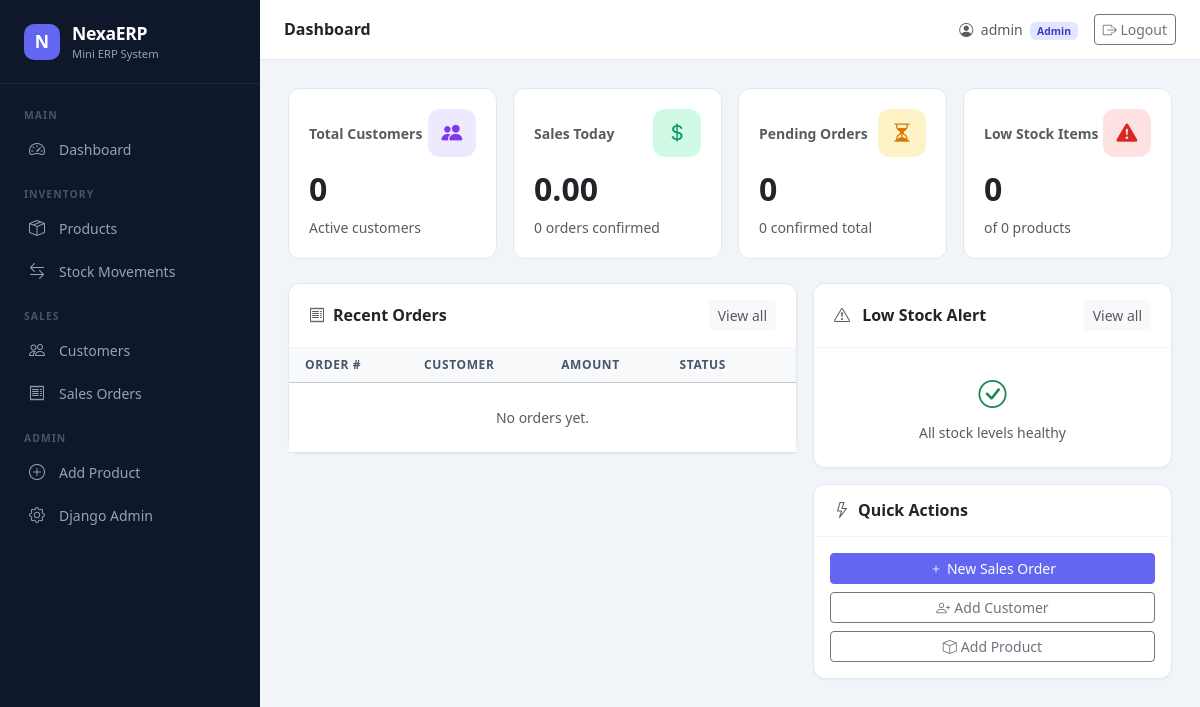
Before: /accounts/dashboard/ (signed in) with the older database file.
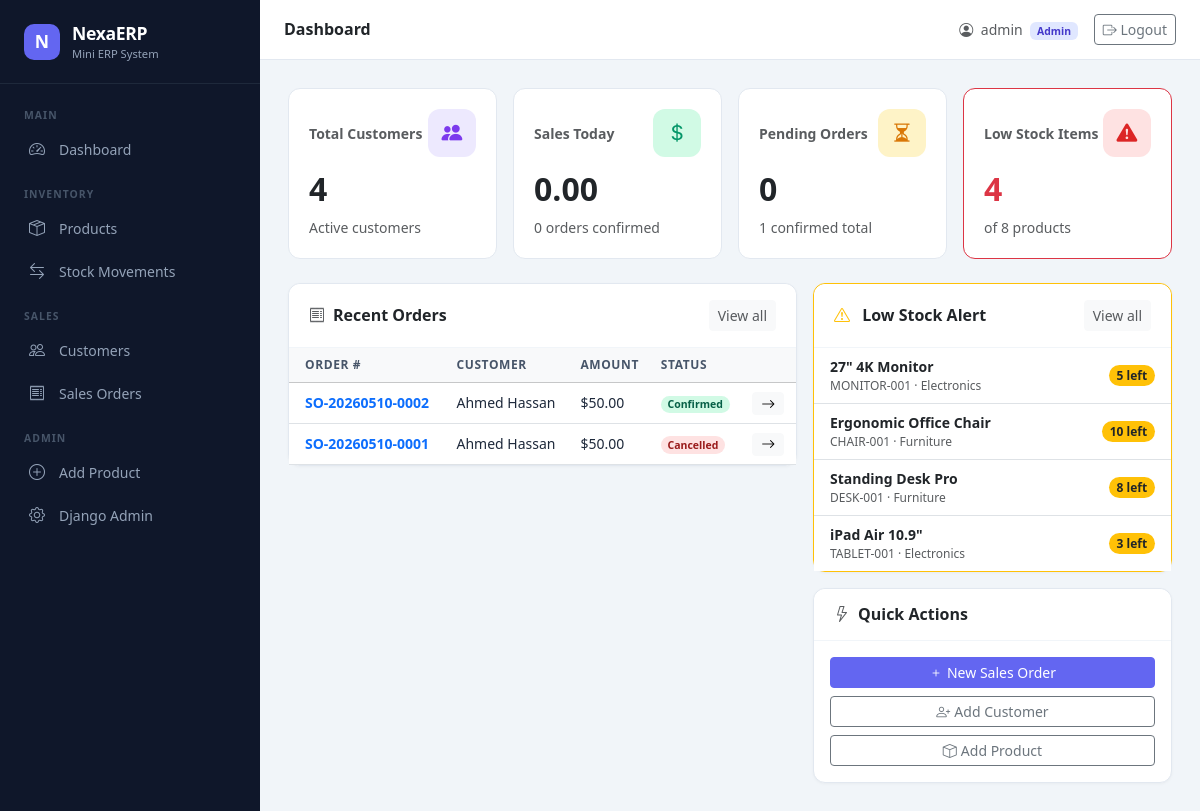
After: the same page with the newer database file.
### orders/models.py (models this page shows, shortened)
class SalesOrder(models.Model):
    STATUS_CHOICES = [
        ('pending', 'Pending'),
        ('confirmed', 'Confirmed'),
        ('cancelled', 'Cancelled'),
    ]
    order_number = models.CharField(max_length=50, unique=True, editable=False)
    customer = models.ForeignKey('customers.Customer', on_delete=models.PROTECT)
    order_date = models.DateField(default=timezone.now)
    created_by = models.ForeignKey(User, on_delete=models.PROTECT, related_name='created_orders')
    status = models.CharField(max_length=20, choices=STATUS_CHOICES, default='pending')
    total_amount = models.DecimalField(max_digits=14, decimal_places=2, default=0)
    notes = models.TextField(blank=True)
    created_at = models.DateTimeField(auto_now_add=True)
    updated_at = models.DateTimeField(auto_now=True)
    class Meta:
        ordering = ['-created_at']

### customers/models.py (models this page shows, shortened)
class Customer(models.Model):
    customer_code = models.CharField(max_length=50, unique=True)
    name = models.CharField(max_length=255)
    phone = models.CharField(max_length=20, blank=True)
    address = models.TextField(blank=True)
    email = models.EmailField(blank=True)
    opening_balance = models.DecimalField(max_digits=12, decimal_places=2, default=0)
    is_active = models.BooleanField(default=True)
    created_at = models.DateTimeField(auto_now_add=True)
    updated_at = models.DateTimeField(auto_now=True)
    class Meta:
        ordering = ['name']

### products/models.py (models this page shows, shortened)
class Product(models.Model):
    sku = models.CharField(max_length=100, unique=True)
    name = models.CharField(max_length=255)
    category = models.CharField(max_length=100)
    cost_price = models.DecimalField(max_digits=12, decimal_places=2)
    selling_price = models.DecimalField(max_digits=12, decimal_places=2)
    stock_qty = models.IntegerField(default=0)
    image = models.ImageField(upload_to='products/', blank=True, null=True)
    is_active = models.BooleanField(default=True)
    created_at = models.DateTimeField(auto_now_add=True)
    updated_at = models.DateTimeField(auto_now=True)
    class Meta:
        ordering = ['name']

### accounts/views/dashboard_views.py (the view)
# urls.py: path('dashboard/', dashboard_views.DashboardView.as_view(), name='dashboard'),
class DashboardView(LoginRequiredMixin, TemplateView):
    template_name = 'dashboard.html'
    def get_context_data(self, **kwargs):
        context = super().get_context_data(**kwargs)
        context.update(DashboardService.get_stats())
        return context

### accounts/templates/dashboard.html (shortened to what the changed rows need)
{% extends "base.html" %}
{% load humanize %}
{% block content %}
<div class="row g-3 mb-4">
    <div class="col-sm-6 col-xl-3">
        <div class="stat-card">
            <div class="d-flex align-items-center justify-content-between mb-2">
                <span class="text-muted small fw-semibold">Total Customers</span>
                <div class="stat-icon" style="background:#ede9fe;color:#7c3aed"><i class="bi bi-people-fill"></i></div>
            </div>
            <div class="fs-2 fw-bold text-dark">{{ total_customers }}</div>
            <div class="text-muted small mt-1">Active customers</div>
        </div>
    </div>
    <div class="col-sm-6 col-xl-3">
        <div class="stat-card">
            <div class="d-flex align-items-center justify-content-between mb-2">
                <span class="text-muted small fw-semibold">Pending Orders</span>
                <div class="stat-icon" style="background:#fef3c7;color:#d97706"><i class="bi bi-hourglass-split"></i></div>
            </div>
            <div class="fs-2 fw-bold text-dark">{{ pending_orders }}</div>
            <div class="text-muted small mt-1">{{ confirmed_orders }} confirmed total</div>
        </div>
    </div>
    <div class="col-sm-6 col-xl-3">
        <div class="stat-card {% if low_stock_count > 0 %}border-danger{% endif %}">
            <div class="d-flex align-items-center justify-content-between mb-2">
                <span class="text-muted small fw-semibold">Low Stock Items</span>
                <div class="stat-icon" style="background:#fee2e2;color:#dc2626"><i class="bi bi-exclamation-triangle-fill"></i></div>
            </div>
            <div class="fs-2 fw-bold {% if low_stock_count > 0 %}text-danger{% else %}text-dark{% endif %}">{{ low_stock_count }}</div>
            <div class="text-muted small mt-1">of {{ total_products }} products</div>
        </div>
    </div>
</div>
<div class="row g-3">
    <div class="col-lg-7">
        <div class="card">
            <div class="card-body p-0">
                <table class="table table-hover mb-0">
                    <thead class="table-light">
                        <tr>
                            <th class="ps-3">Order #</th>
                            <th>Customer</th>
                            <th>Amount</th>
                            <th>Status</th>
                            <th></th>
                        </tr>
                    </thead>
                    <tbody>
                        {% for order in recent_orders %}
                        <tr>
                            <td class="ps-3 fw-semibold text-primary">{{ order.order_number }}</td>
                            <td>{{ order.customer.name }}</td>
                            <td>${{ order.total_amount|floatformat:2|intcomma }}</td>
                            <td>
                                <span class="badge rounded-pill badge-{{ order.status }}">
                                    {{ order.get_status_display }}
                                </span>
                            </td>
                            <td>
                                <a href="{% url 'order_detail' order.pk %}" class="btn btn-sm btn-light py-0 px-2">
                                    <i class="bi bi-arrow-right"></i>
                                </a>
                            </td>
                        </tr>
                        {% empty %}
                        <tr><td colspan="5" class="text-center text-muted py-4">No orders yet.</td></tr>
                        {% endfor %}
                    </tbody>
                </table>
            </div>
        </div>
    </div>
    <div class="col-lg-5">
        <div class="card {% if low_stock_count > 0 %}border-warning{% endif %}">
            <div class="card-header d-flex align-items-center justify-content-between">
                <h6 class="mb-0 fw-semibold">
                    <i class="bi bi-exclamation-triangle me-2 {% if low_stock_count > 0 %}text-warning{% else %}text-muted{% endif %}"></i>
                    Low Stock Alert
                </h6>
            </div>
            <div class="card-body p-0">
                {% if low_stock_products %}
                <ul class="list-group list-group-flush">
                    {% for product in low_stock_products %}
                    <li class="list-group-item d-flex align-items-center justify-content-between py-2 px-3">
                        <div>
                            <div class="fw-semibold small">{{ product.name }}</div>
                            <div class="text-muted" style="font-size:0.75rem">{{ product.sku }} · {{ product.category }}</div>
                        </div>
                        <span class="badge {% if product.stock_qty == 0 %}bg-danger{% else %}bg-warning text-dark{% endif %} rounded-pill">
                            {{ product.stock_qty }} left
                        </span>
                    </li>
                    {% endfor %}
                </ul>
                {% else %}
                <div class="text-center text-muted py-4">
                    <i class="bi bi-check-circle text-success fs-3"></i>
                    <div class="small mt-2">All stock levels healthy</div>
                </div>
                {% endif %}
            </div>
        </div>
    </div>
</div>
{% endblock %}

Changed rows visible on the page:
added SalesOrder: order_number "SO-20260510-0002", customer.name "Ahmed Hassan", total_amount "50.00", status "Confirmed"
added SalesOrder: order_number "SO-20260510-0001", customer.name "Ahmed Hassan", total_amount "50.00", status "Cancelled"
added Product: name "27\" 4K Monitor", sku "MONITOR-001", category "Electronics", stock_qty "5"
added Product: name "Ergonomic Office Chair", sku "CHAIR-001", category "Furniture", stock_qty "10"
added Product: name "Standing Desk Pro", sku "DESK-001", category "Furniture", stock_qty "8"
added Product: name "iPad Air 10.9\"", sku "TABLET-001", category "Electronics", stock_qty "3"
Other visible differences:
{{ total_customers }}: "0" → "4"
{{ confirmed_orders }}: "0" → "1"
{{ low_stock_count }}: "0" → "4"
{{ total_products }}: "0" → "8"
text no longer shown: "No orders yet. All stock levels healthy"
